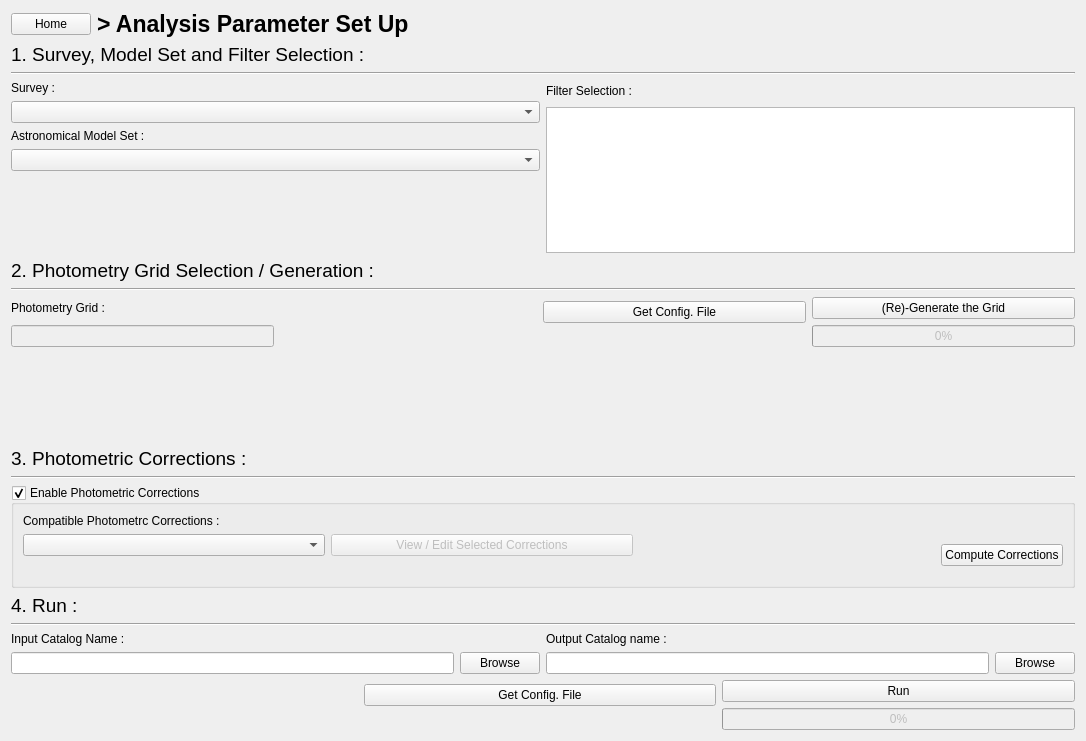
<?xml version="1.0" encoding="UTF-8"?>
<ui version="4.0">
 <class>FormAnalysis</class>
 <widget class="QWidget" name="FormAnalysis">
  <property name="geometry">
   <rect>
    <x>0</x>
    <y>0</y>
    <width>1086</width>
    <height>741</height>
   </rect>
  </property>
  <property name="windowTitle">
   <string>Form</string>
  </property>
  <layout class="QVBoxLayout" name="verticalLayout">
   <item>
    <layout class="QHBoxLayout" name="horizontalLayout_16">
     <item>
      <widget class="QPushButton" name="btn_AnalysisToHome">
       <property name="text">
        <string>Home</string>
       </property>
      </widget>
     </item>
     <item>
      <widget class="QLabel" name="label_17">
       <property name="font">
        <font>
         <pointsize>17</pointsize>
         <weight>75</weight>
         <bold>true</bold>
        </font>
       </property>
       <property name="text">
        <string>&gt; Analysis Parameter Set Up</string>
       </property>
      </widget>
     </item>
     <item>
      <spacer name="horizontalSpacer_18">
       <property name="orientation">
        <enum>Qt::Horizontal</enum>
       </property>
       <property name="sizeHint" stdset="0">
        <size>
         <width>40</width>
         <height>20</height>
        </size>
       </property>
      </spacer>
     </item>
    </layout>
   </item>
   <item>
    <widget class="QLabel" name="label_18">
     <property name="font">
      <font>
       <pointsize>14</pointsize>
      </font>
     </property>
     <property name="text">
      <string>1. Survey, Model Set and Filter Selection :</string>
     </property>
    </widget>
   </item>
   <item>
    <widget class="Line" name="line_11">
     <property name="orientation">
      <enum>Qt::Horizontal</enum>
     </property>
    </widget>
   </item>
   <item>
    <layout class="QHBoxLayout" name="horizontalLayout_17">
     <item>
      <layout class="QVBoxLayout" name="verticalLayout_14">
       <item>
        <widget class="QLabel" name="label_19">
         <property name="text">
          <string>Survey :</string>
         </property>
        </widget>
       </item>
       <item>
        <widget class="QComboBox" name="cb_AnalysisSurvey"/>
       </item>
       <item>
        <widget class="QLabel" name="label_20">
         <property name="text">
          <string>Astronomical Model Set :</string>
         </property>
        </widget>
       </item>
       <item>
        <widget class="QComboBox" name="cb_AnalysisModel"/>
       </item>
       <item>
        <spacer name="verticalSpacer_6">
         <property name="orientation">
          <enum>Qt::Vertical</enum>
         </property>
         <property name="sizeHint" stdset="0">
          <size>
           <width>20</width>
           <height>40</height>
          </size>
         </property>
        </spacer>
       </item>
       <item>
        <spacer name="horizontalSpacer_20">
         <property name="orientation">
          <enum>Qt::Horizontal</enum>
         </property>
         <property name="sizeHint" stdset="0">
          <size>
           <width>40</width>
           <height>20</height>
          </size>
         </property>
        </spacer>
       </item>
      </layout>
     </item>
     <item>
      <layout class="QVBoxLayout" name="verticalLayout_15">
       <item>
        <layout class="QHBoxLayout" name="horizontalLayout_18">
         <item>
          <widget class="QLabel" name="label_21">
           <property name="text">
            <string>Filter Selection :</string>
           </property>
          </widget>
         </item>
         <item>
          <spacer name="horizontalSpacer_19">
           <property name="orientation">
            <enum>Qt::Horizontal</enum>
           </property>
           <property name="sizeHint" stdset="0">
            <size>
             <width>40</width>
             <height>20</height>
            </size>
           </property>
          </spacer>
         </item>
        </layout>
       </item>
       <item>
        <widget class="QListView" name="listView_filter">
         <property name="editTriggers">
          <set>QAbstractItemView::NoEditTriggers</set>
         </property>
        </widget>
       </item>
      </layout>
     </item>
    </layout>
   </item>
   <item>
    <widget class="QLabel" name="label_22">
     <property name="font">
      <font>
       <pointsize>14</pointsize>
      </font>
     </property>
     <property name="text">
      <string>2. Photometry Grid Selection / Generation :</string>
     </property>
    </widget>
   </item>
   <item>
    <widget class="Line" name="line_12">
     <property name="orientation">
      <enum>Qt::Horizontal</enum>
     </property>
    </widget>
   </item>
   <item>
    <layout class="QHBoxLayout" name="horizontalLayout_19">
     <item>
      <layout class="QVBoxLayout" name="verticalLayout_16">
       <item>
        <widget class="QLabel" name="label_23">
         <property name="text">
          <string>Photometry Grid :</string>
         </property>
        </widget>
       </item>
       <item>
        <widget class="QLineEdit" name="txt_CompatibleGrid">
         <property name="enabled">
          <bool>false</bool>
         </property>
        </widget>
       </item>
      </layout>
     </item>
     <item>
      <spacer name="horizontalSpacer_27">
       <property name="orientation">
        <enum>Qt::Horizontal</enum>
       </property>
       <property name="sizeHint" stdset="0">
        <size>
         <width>40</width>
         <height>20</height>
        </size>
       </property>
      </spacer>
     </item>
     <item>
      <layout class="QVBoxLayout" name="verticalLayout_18">
       <item>
        <widget class="QPushButton" name="btn_GetConfigGrid">
         <property name="text">
          <string>Get Config. File</string>
         </property>
        </widget>
       </item>
       <item>
        <spacer name="horizontalSpacer_21">
         <property name="orientation">
          <enum>Qt::Horizontal</enum>
         </property>
         <property name="sizeHint" stdset="0">
          <size>
           <width>40</width>
           <height>20</height>
          </size>
         </property>
        </spacer>
       </item>
      </layout>
     </item>
     <item>
      <layout class="QVBoxLayout" name="verticalLayout_17">
       <item>
        <widget class="QPushButton" name="btn_RunGrid">
         <property name="text">
          <string>(Re)-Generate the Grid</string>
         </property>
        </widget>
       </item>
       <item>
        <widget class="QProgressBar" name="progress_Grid">
         <property name="enabled">
          <bool>false</bool>
         </property>
         <property name="value">
          <number>0</number>
         </property>
         <property name="format">
          <string>%p%</string>
         </property>
        </widget>
       </item>
      </layout>
     </item>
    </layout>
   </item>
   <item>
    <spacer name="verticalSpacer_10">
     <property name="orientation">
      <enum>Qt::Vertical</enum>
     </property>
     <property name="sizeHint" stdset="0">
      <size>
       <width>20</width>
       <height>139</height>
      </size>
     </property>
    </spacer>
   </item>
   <item>
    <widget class="QLabel" name="label_24">
     <property name="font">
      <font>
       <pointsize>14</pointsize>
      </font>
     </property>
     <property name="text">
      <string>3. Photometric Corrections :</string>
     </property>
    </widget>
   </item>
   <item>
    <widget class="Line" name="line_13">
     <property name="orientation">
      <enum>Qt::Horizontal</enum>
     </property>
    </widget>
   </item>
   <item>
    <widget class="QGroupBox" name="gb_corrections">
     <property name="enabled">
      <bool>true</bool>
     </property>
     <property name="title">
      <string>Enable Photometric Corrections </string>
     </property>
     <property name="checkable">
      <bool>true</bool>
     </property>
     <layout class="QVBoxLayout" name="verticalLayout_27">
      <item>
       <widget class="QLabel" name="label_28">
        <property name="text">
         <string>Compatible Photometrc Corrections :</string>
        </property>
       </widget>
      </item>
      <item>
       <layout class="QHBoxLayout" name="horizontalLayout_25">
        <item>
         <layout class="QVBoxLayout" name="verticalLayout_21">
          <item>
           <widget class="QComboBox" name="cb_AnalysisCorrection"/>
          </item>
          <item>
           <spacer name="horizontalSpacer_24">
            <property name="orientation">
             <enum>Qt::Horizontal</enum>
            </property>
            <property name="sizeHint" stdset="0">
             <size>
              <width>40</width>
              <height>20</height>
             </size>
            </property>
           </spacer>
          </item>
         </layout>
        </item>
        <item>
         <layout class="QVBoxLayout" name="verticalLayout_22">
          <item>
           <widget class="QPushButton" name="btn_editCorrections">
            <property name="enabled">
             <bool>false</bool>
            </property>
            <property name="text">
             <string>View / Edit Selected Corrections</string>
            </property>
           </widget>
          </item>
          <item>
           <spacer name="horizontalSpacer_26">
            <property name="orientation">
             <enum>Qt::Horizontal</enum>
            </property>
            <property name="sizeHint" stdset="0">
             <size>
              <width>40</width>
              <height>20</height>
             </size>
            </property>
           </spacer>
          </item>
         </layout>
        </item>
        <item>
         <spacer name="horizontalSpacer_25">
          <property name="orientation">
           <enum>Qt::Horizontal</enum>
          </property>
          <property name="sizeHint" stdset="0">
           <size>
            <width>40</width>
            <height>20</height>
           </size>
          </property>
         </spacer>
        </item>
        <item>
         <layout class="QVBoxLayout" name="verticalLayout_23">
          <item>
           <widget class="QPushButton" name="btn_computeCorrections">
            <property name="text">
             <string>Compute Corrections</string>
            </property>
           </widget>
          </item>
         </layout>
        </item>
       </layout>
      </item>
     </layout>
    </widget>
   </item>
   <item>
    <widget class="QLabel" name="label_25">
     <property name="font">
      <font>
       <pointsize>14</pointsize>
      </font>
     </property>
     <property name="text">
      <string>4. Run :</string>
     </property>
    </widget>
   </item>
   <item>
    <widget class="Line" name="line_14">
     <property name="orientation">
      <enum>Qt::Horizontal</enum>
     </property>
    </widget>
   </item>
   <item>
    <layout class="QHBoxLayout" name="horizontalLayout_21">
     <item>
      <layout class="QVBoxLayout" name="verticalLayout_19">
       <item>
        <widget class="QLabel" name="label_26">
         <property name="text">
          <string>Input Catalog Name :</string>
         </property>
        </widget>
       </item>
       <item>
        <layout class="QHBoxLayout" name="horizontalLayout_23">
         <item>
          <widget class="QLineEdit" name="txt_inputCatalog"/>
         </item>
         <item>
          <widget class="QPushButton" name="btn_BrowseInput">
           <property name="text">
            <string>Browse</string>
           </property>
          </widget>
         </item>
        </layout>
       </item>
      </layout>
     </item>
     <item>
      <layout class="QVBoxLayout" name="verticalLayout_20">
       <item>
        <widget class="QLabel" name="label_27">
         <property name="text">
          <string>Output Catalog name :</string>
         </property>
        </widget>
       </item>
       <item>
        <layout class="QHBoxLayout" name="horizontalLayout_24">
         <item>
          <widget class="QLineEdit" name="txt_OutputCatalog"/>
         </item>
         <item>
          <widget class="QPushButton" name="btn_BrowseOutput">
           <property name="text">
            <string>Browse</string>
           </property>
          </widget>
         </item>
        </layout>
       </item>
      </layout>
     </item>
    </layout>
   </item>
   <item>
    <layout class="QHBoxLayout" name="horizontalLayout_22">
     <item>
      <spacer name="horizontalSpacer_22">
       <property name="orientation">
        <enum>Qt::Horizontal</enum>
       </property>
       <property name="sizeHint" stdset="0">
        <size>
         <width>40</width>
         <height>20</height>
        </size>
       </property>
      </spacer>
     </item>
     <item>
      <layout class="QVBoxLayout" name="verticalLayout_24">
       <item>
        <widget class="QPushButton" name="btn_GetConfigAnalysis">
         <property name="text">
          <string>Get Config. File</string>
         </property>
        </widget>
       </item>
       <item>
        <spacer name="horizontalSpacer_23">
         <property name="orientation">
          <enum>Qt::Horizontal</enum>
         </property>
         <property name="sizeHint" stdset="0">
          <size>
           <width>40</width>
           <height>20</height>
          </size>
         </property>
        </spacer>
       </item>
      </layout>
     </item>
     <item>
      <layout class="QVBoxLayout" name="verticalLayout_25">
       <item>
        <widget class="QPushButton" name="btn_RunAnalysis">
         <property name="text">
          <string>Run</string>
         </property>
        </widget>
       </item>
       <item>
        <widget class="QProgressBar" name="progress_Analysis">
         <property name="enabled">
          <bool>false</bool>
         </property>
         <property name="value">
          <number>0</number>
         </property>
        </widget>
       </item>
      </layout>
     </item>
    </layout>
   </item>
   <item>
    <spacer name="verticalSpacer_9">
     <property name="orientation">
      <enum>Qt::Vertical</enum>
     </property>
     <property name="sizeHint" stdset="0">
      <size>
       <width>20</width>
       <height>12</height>
      </size>
     </property>
    </spacer>
   </item>
  </layout>
 </widget>
 <resources/>
 <connections/>
</ui>
